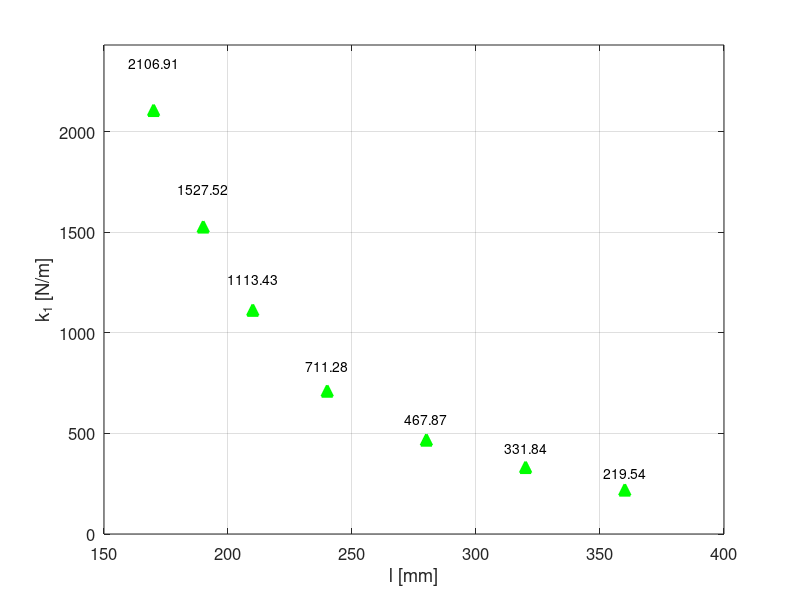
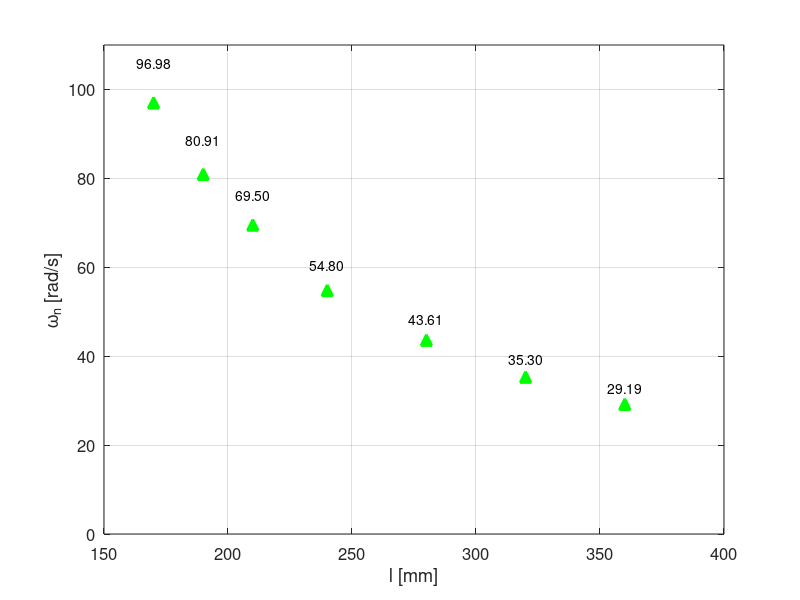

Reproduce these figures in MATLAB, in order.
%% ===============================
%  DADOS – NUMÉRICO (MEF)
%% ===============================
l = [170 190 210 240 280 320 360]; % Comprimentos (mm)

% Verde padrão MATLAB ('g')
green_print = [0 1 0];

%% ===============================
%  GRÁFICO 1 – RIGIDEZ × COMPRIMENTO (NUMÉRICO)
%% ===============================
k1_num = [2106.91 1527.52 1113.43 711.28 467.87 331.84 219.54]; % N/m

figure;
plot(l, k1_num, '^', ...
    'LineWidth', 1.8, ...
    'MarkerSize', 8, ...
    'MarkerFaceColor', green_print, ...
    'MarkerEdgeColor', green_print);

xlabel('l [mm]', 'FontSize', 12);
ylabel('k_1 [N/m]', 'FontSize', 12);
title('', 'FontSize', 14);

grid on;
set(gca, 'FontSize', 12);

% ---- CORREÇÃO DO PROBLEMA DO TEXTO FORA ----
offset = 0.08*k1_num + 40;
ylim([0 max(k1_num + offset)*1.05]);

for i = 1:length(l)
    text(l(i), k1_num(i) + offset(i), sprintf('%.2f', k1_num(i)), ...
        'HorizontalAlignment', 'center', ...
        'VerticalAlignment', 'bottom', ...
        'FontSize', 10, ...
        'Color', 'k');
end

% Tamanho fixo
set(gcf, 'Units', 'centimeters');
set(gcf, 'Position', [5 5 16 12]);

% SALVAMENTO EM ALTA RESOLUÇÃO
exportgraphics(gcf, 'Figura_24a.png', 'Resolution', 600);

%% ===============================
%  GRÁFICO 2 – FREQUÊNCIA × COMPRIMENTO (NUMÉRICO)
%% ===============================
wn_num = [96.98 80.91 69.50 54.80 43.61 35.30 29.19]; % rad/s

figure;
plot(l, wn_num, '^', ...
    'LineWidth', 1.8, ...
    'MarkerSize', 8, ...
    'MarkerFaceColor', green_print, ...
    'MarkerEdgeColor', green_print);

xlabel('l [mm]', 'FontSize', 12);
ylabel('\omega_n [rad/s]', 'FontSize', 12);
title('', 'FontSize', 14);

grid on;
set(gca, 'FontSize', 12);

% ---- AJUSTE DE ESCALA PARA TEXTO ----
offset = 0.08*wn_num;
ylim([0 max(wn_num + offset)*1.05]);

for i = 1:length(l)
    text(l(i), wn_num(i) + offset(i), sprintf('%.2f', wn_num(i)), ...
        'HorizontalAlignment', 'center', ...
        'VerticalAlignment', 'bottom', ...
        'FontSize', 10, ...
        'Color', 'k');
end

% Tamanho fixo
set(gcf, 'Units', 'centimeters');
set(gcf, 'Position', [5 5 16 12]);

% SALVAMENTO EM ALTA RESOLUÇÃO
exportgraphics(gcf, 'Figura_24b.png', 'Resolution', 600);
